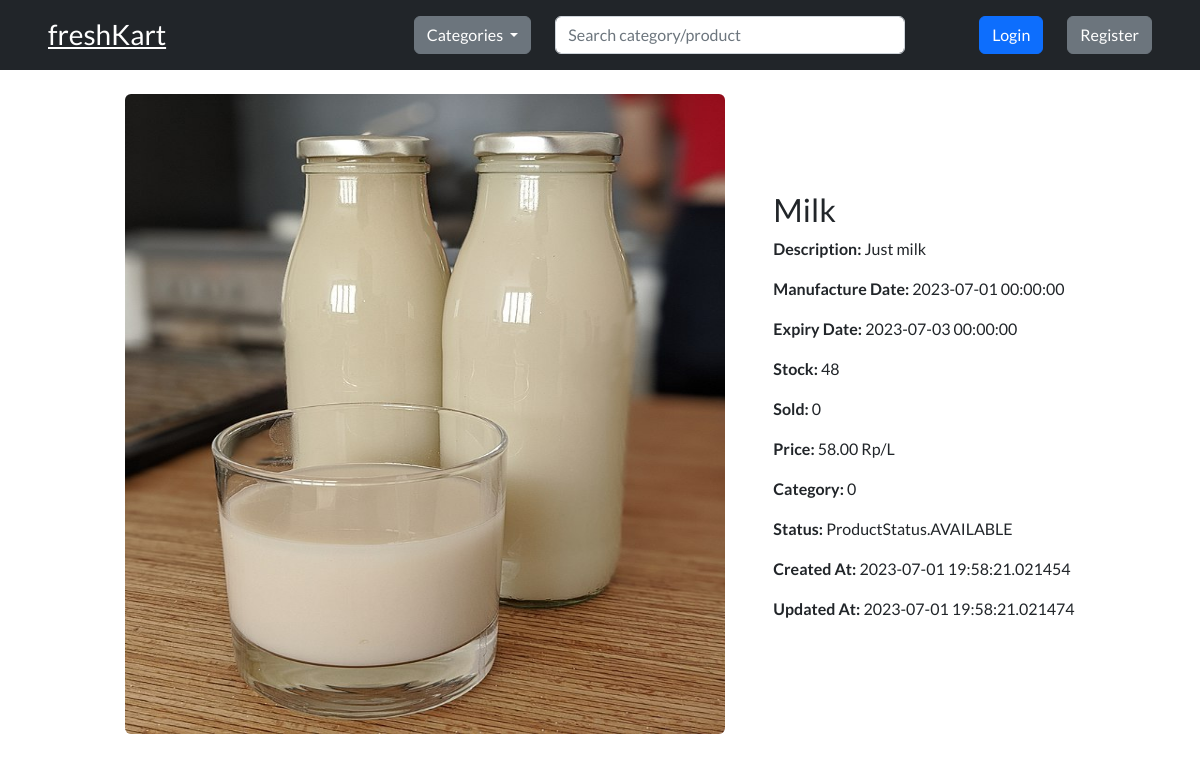
Page /product/6 on the committed database.
### models/product.py (models this page shows, shortened)
class Product(db.Model):
    id = db.Column(db.Integer, primary_key=True)
    name = db.Column(db.String(200), nullable=False)
    description = db.Column(db.String(200), nullable=False)
    image = db.Column(db.String(200), nullable=False)
    manufacture_date = db.Column(db.DateTime, nullable=False)
    expiry_date = db.Column(db.DateTime, nullable=False)
    stock = db.Column(db.Integer, nullable=False)
    sold = db.Column(db.Integer, default=0)
    price = db.Column(db.Numeric(precision=10, scale=2), nullable=False)
    rate = db.Column(db.Enum(ProductRateTypes), default=ProductRateTypes.RUPEES)
    category = db.Column(db.Integer, db.ForeignKey("category.id"), nullable=False)
    status = db.Column(db.Enum(ProductStatus), default=ProductStatus.AVAILABLE)
    created_at = db.Column(db.DateTime, default=datetime.utcnow())
    updated_at = db.Column(
        db.DateTime, default=datetime.utcnow(), onupdate=datetime.utcnow()
    )

### routes/product.py (the view)
@product_bp.route("/<product_id>", methods=["GET"])
def get_product(product_id):
    return product_get_controller(product_id=product_id, request=request)

### app.py (called while the page is built)
@app.context_processor
def inject_variable():
    user_is_logged_in = "id" in session
    user_is_admin = False
    categories_list = Category.query.order_by(Category.name.asc()).all()
    rates_list = [rate_type for rate_type in ProductRateTypes]
    if "role" in session and session["role"] == "ADMIN":
        user_is_admin = True
    return {
        "user_is_logged_in": user_is_logged_in,
        "user_is_admin": user_is_admin,
        "categories_list": categories_list,
        "session": session,
        "rates_list": rates_list,
    }

### controllers/product/get.py (called while the page is built)
def product_get_controller(product_id, request):
    product = Product.query.filter_by(id=product_id).first()
    return render_template("product.html", product=product)

### templates/product.html (shortened to what this page needs)
{% extends "layouts/base.html" %}
{% block body %}
<div class="container">
    <div class="d-flex justify-content-center gap-5 align-items-center" style="height: 80vh;">
        <div>
            <img src="{{ product.image }}" width="600" alt="{{ product.name }}" class="img-fluid rounded-2"
                style="max-height: 80vh;">
        </div>
        <div>
            <h2>{{ product.name }}</h2>
            <p><strong>Description:</strong> {{ product.description }}</p>
            <p><strong>Manufacture Date:</strong> {{ product.manufacture_date }}</p>
            <p><strong>Expiry Date:</strong> {{ product.expiry_date }}</p>
            <p><strong>Stock:</strong> {{ product.stock }}</p>
            <p><strong>Sold:</strong> {{ product.sold }}</p>
            <p><strong>Price:</strong> {{ product.price }} {{ product.rate.value }}</p>
            <p><strong>Category:</strong> {{ product.category }}</p>
            <p><strong>Status:</strong> {{ product.status }}</p>
            <p><strong>Created At:</strong> {{ product.created_at }}</p>
            <p><strong>Updated At:</strong> {{ product.updated_at }}</p>
        </div>
    </div>
</div>
{% endblock %}

### static/css/style.css (style rules this page uses)
body { font-family: "Lato", sans-serif; overflow-x: hidden; }

### rows in the picture
Product: image (picture), name "Milk", description "Just milk", manufacture_date "2023-07-01 00:00:00", expiry_date "2023-07-03 00:00:00", stock "48", sold "0", price "58.00", rate.value "Rp/L", category "0", status "ProductStatus.AVAILABLE", created_at "2023-07-01 19:58:21.021454", updated_at "2023-07-01 19:58:21.021474"
